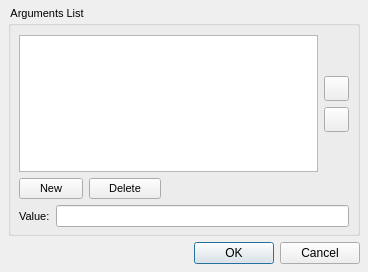
<?xml version="1.0" encoding="UTF-8"?>
<ui version="4.0">
 <class>QEMenuButtonArgumentsDialog</class>
 <widget class="QDialog" name="QEMenuButtonArgumentsDialog">
  <property name="geometry">
   <rect>
    <x>0</x>
    <y>0</y>
    <width>368</width>
    <height>272</height>
   </rect>
  </property>
  <property name="windowTitle">
   <string>Dialog</string>
  </property>
  <layout class="QVBoxLayout" name="verticalLayout_3">
   <property name="leftMargin">
    <number>8</number>
   </property>
   <property name="topMargin">
    <number>6</number>
   </property>
   <property name="rightMargin">
    <number>8</number>
   </property>
   <property name="bottomMargin">
    <number>8</number>
   </property>
   <item>
    <widget class="QGroupBox" name="actualGroupBox">
     <property name="font">
      <font>
       <pointsize>8</pointsize>
      </font>
     </property>
     <property name="title">
      <string> Arguments List </string>
     </property>
     <layout class="QVBoxLayout" name="verticalLayout_2">
      <property name="spacing">
       <number>6</number>
      </property>
      <property name="leftMargin">
       <number>8</number>
      </property>
      <property name="topMargin">
       <number>10</number>
      </property>
      <property name="rightMargin">
       <number>8</number>
      </property>
      <property name="bottomMargin">
       <number>6</number>
      </property>
      <item>
       <layout class="QHBoxLayout" name="horizontalLayout_1">
        <item>
         <widget class="QListWidget" name="argumentsTextEdit">
          <property name="focusPolicy">
           <enum>Qt::NoFocus</enum>
          </property>
         </widget>
        </item>
        <item>
         <layout class="QVBoxLayout" name="verticalLayout">
          <item>
           <spacer name="verticalSpacer_1">
            <property name="orientation">
             <enum>Qt::Vertical</enum>
            </property>
            <property name="sizeHint" stdset="0">
             <size>
              <width>20</width>
              <height>40</height>
             </size>
            </property>
           </spacer>
          </item>
          <item>
           <widget class="QPushButton" name="scrollUpButton">
            <property name="minimumSize">
             <size>
              <width>25</width>
              <height>25</height>
             </size>
            </property>
            <property name="maximumSize">
             <size>
              <width>25</width>
              <height>26</height>
             </size>
            </property>
            <property name="focusPolicy">
             <enum>Qt::NoFocus</enum>
            </property>
            <property name="text">
             <string/>
            </property>
            <property name="icon">
             <iconset>
              <normalon>:/qe/plugin/menu_button/menu_button_up_enabled.png</normalon>
              <disabledon>:/qe/plugin/menu_button/menu_button_up_disabled.png</disabledon>
             </iconset>
            </property>
            <property name="iconSize">
             <size>
              <width>18</width>
              <height>18</height>
             </size>
            </property>
           </widget>
          </item>
          <item>
           <widget class="QPushButton" name="scrollDownButton">
            <property name="minimumSize">
             <size>
              <width>25</width>
              <height>25</height>
             </size>
            </property>
            <property name="maximumSize">
             <size>
              <width>25</width>
              <height>26</height>
             </size>
            </property>
            <property name="focusPolicy">
             <enum>Qt::NoFocus</enum>
            </property>
            <property name="text">
             <string/>
            </property>
            <property name="icon">
             <iconset>
              <normalon>:/qe/plugin/menu_button/menu_button_down_enabled.png</normalon>
              <disabledon>:/qe/plugin/menu_button/menu_button_down_disabled.png</disabledon>
             </iconset>
            </property>
            <property name="iconSize">
             <size>
              <width>18</width>
              <height>18</height>
             </size>
            </property>
           </widget>
          </item>
          <item>
           <spacer name="verticalSpacer_2">
            <property name="orientation">
             <enum>Qt::Vertical</enum>
            </property>
            <property name="sizeHint" stdset="0">
             <size>
              <width>20</width>
              <height>40</height>
             </size>
            </property>
           </spacer>
          </item>
         </layout>
        </item>
       </layout>
      </item>
      <item>
       <layout class="QHBoxLayout" name="horizontalLayout_3">
        <item>
         <widget class="QPushButton" name="newButton">
          <property name="maximumSize">
           <size>
            <width>64</width>
            <height>16777215</height>
           </size>
          </property>
          <property name="focusPolicy">
           <enum>Qt::NoFocus</enum>
          </property>
          <property name="text">
           <string>New</string>
          </property>
          <property name="icon">
           <iconset>
            <normalon>:/qe/plugin/menu_button/menu_button_new_enabled.png</normalon>
            <disabledon>:/qe/plugin/menu_button/menu_button_new_disabled.png</disabledon>
           </iconset>
          </property>
          <property name="iconSize">
           <size>
            <width>18</width>
            <height>18</height>
           </size>
          </property>
         </widget>
        </item>
        <item>
         <widget class="QPushButton" name="deleteButton">
          <property name="maximumSize">
           <size>
            <width>72</width>
            <height>16777215</height>
           </size>
          </property>
          <property name="focusPolicy">
           <enum>Qt::NoFocus</enum>
          </property>
          <property name="text">
           <string>Delete</string>
          </property>
          <property name="icon">
           <iconset>
            <normalon>:/qe/plugin/menu_button/menu_button_del_enabled.png</normalon>
            <disabledon>:/qe/plugin/menu_button/menu_button_del_disabled.png</disabledon>
           </iconset>
          </property>
          <property name="iconSize">
           <size>
            <width>18</width>
            <height>18</height>
           </size>
          </property>
         </widget>
        </item>
        <item>
         <spacer name="horizontalSpacer">
          <property name="orientation">
           <enum>Qt::Horizontal</enum>
          </property>
          <property name="sizeHint" stdset="0">
           <size>
            <width>40</width>
            <height>20</height>
           </size>
          </property>
         </spacer>
        </item>
       </layout>
      </item>
      <item>
       <layout class="QHBoxLayout" name="horizontalLayout_4">
        <item>
         <widget class="QLabel" name="label">
          <property name="text">
           <string>Value:</string>
          </property>
         </widget>
        </item>
        <item>
         <widget class="QLineEdit" name="argumentEdit"/>
        </item>
       </layout>
      </item>
     </layout>
    </widget>
   </item>
   <item>
    <widget class="QDialogButtonBox" name="buttonBox">
     <property name="orientation">
      <enum>Qt::Horizontal</enum>
     </property>
     <property name="standardButtons">
      <set>QDialogButtonBox::Cancel|QDialogButtonBox::Ok</set>
     </property>
    </widget>
   </item>
  </layout>
 </widget>
 <resources>
  <include location="../../../../../../../../qe/qepluginApp/project/QEMenuButton/QEMenuButton.qrc"/>
 </resources>
 <connections>
  <connection>
   <sender>buttonBox</sender>
   <signal>accepted()</signal>
   <receiver>QEMenuButtonArgumentsDialog</receiver>
   <slot>accept()</slot>
   <hints>
    <hint type="sourcelabel">
     <x>248</x>
     <y>254</y>
    </hint>
    <hint type="destinationlabel">
     <x>157</x>
     <y>274</y>
    </hint>
   </hints>
  </connection>
  <connection>
   <sender>buttonBox</sender>
   <signal>rejected()</signal>
   <receiver>QEMenuButtonArgumentsDialog</receiver>
   <slot>reject()</slot>
   <hints>
    <hint type="sourcelabel">
     <x>316</x>
     <y>260</y>
    </hint>
    <hint type="destinationlabel">
     <x>286</x>
     <y>274</y>
    </hint>
   </hints>
  </connection>
 </connections>
</ui>
